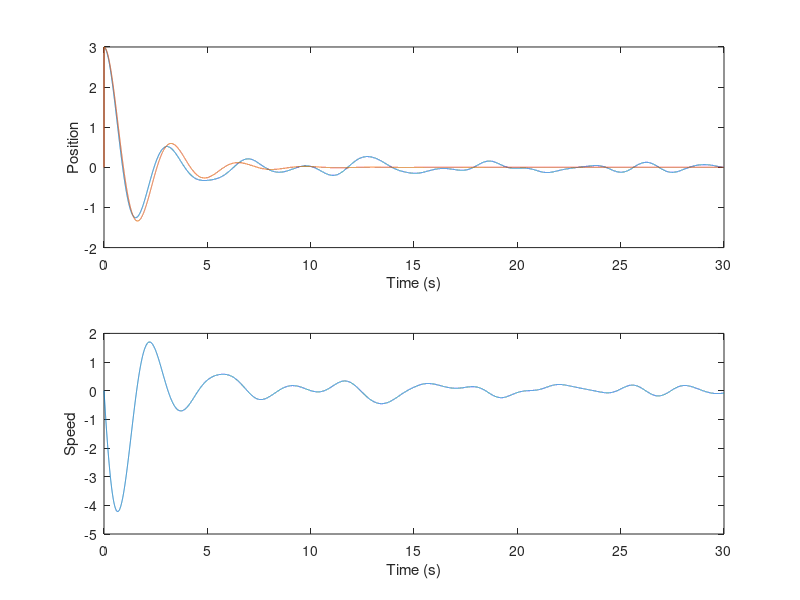

This chart was generated by the following MATLAB code:
% Spring-cart dampner system.

clear

runtime = 30 % seconds


m = 1; % kg
c = 1; % unsure of units
k = 4; % ditto

A = [0 1; -k/m -c/m];
C = [1 0; 0 1];

dt = 0.001;
iterations = runtime / dt;

F = dt * A + eye(2);
H = C;

%Initialise
for i = (1:iterations),
    x{i} = [0; 0];
    z{i} = [0; 0];
end

x{1} = [3; 0];
x_{1} = x{1}
z{1} = x{1};
pos(1) = z{1}(1);

for k = (2:iterations),
    x_{k} = F*x_{k-1};
    true_state(k) = x_{k}(1);
end

[b, a] = butter(5, [0.0009], 'low');
noise = randn(1, iterations);
noise = filter(b, a, noise);

% time reverse the noise
noise = noise(end:-1:1);

for k = (2:iterations),
    x{k} = F*x{k-1} + noise(k)/200;
    z{k} = H*x{k-1};% + randn/10;
    pos(k) = z{k}(1);
    vel(k) = z{k}(2);
end

t = 0:dt:runtime-dt;

% Plots
subplot(2,1,1);
plot(t, pos, t, true_state);
ylabel('Position');
xlabel('Time (s)');
subplot(2,1,2);
plot(t, vel);
ylabel('Speed');
xlabel('Time (s)');
